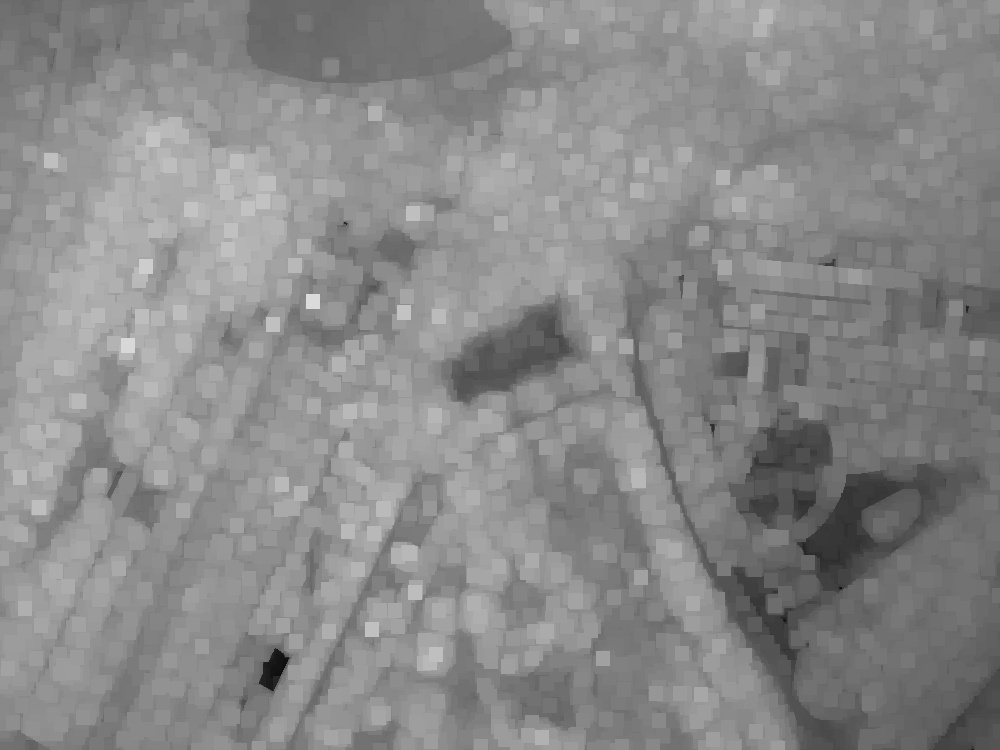
//> input picture trans.jpg, 1000 x 750 px
$ ./main   (built with g++ and OpenCV 4)
//> lines starting //> are read from the running program, lines starting //| are printed output that depends on the picture
#include "iostream"
#include "opencv2/opencv.hpp"
#include "opencv2/ximgproc.hpp"

using namespace std;
using namespace cv;

#define CLIP_U8(x)  MIN(MAX(x, 0), 255)
#define R  21
#define EPS 0.001f
#define S  8

void add(float *src1, float *src2, float *dst, int width, int height);
void subtract(float *src1, float *src2, float *dst, int width, int height);
void multiply(float *src1, float *src2, float *dst, int width, int height);
void divide(float *src1, float *src2, float *dst, int width, int height);
void resize_(float *src, float *dst, int h_s, int w_s, int h_d, int w_d);
void box_filter(float* src, float *dst, int height, int width, int size);


int main()
{
    Mat P = imread("../trans.jpg", IMREAD_GRAYSCALE);
//> P is the input picture: 750 rows x 1000 cols, CV_8UC1; min 3, max 223, mean 137.2
    Mat I = imread("../gray.jpg", IMREAD_GRAYSCALE);
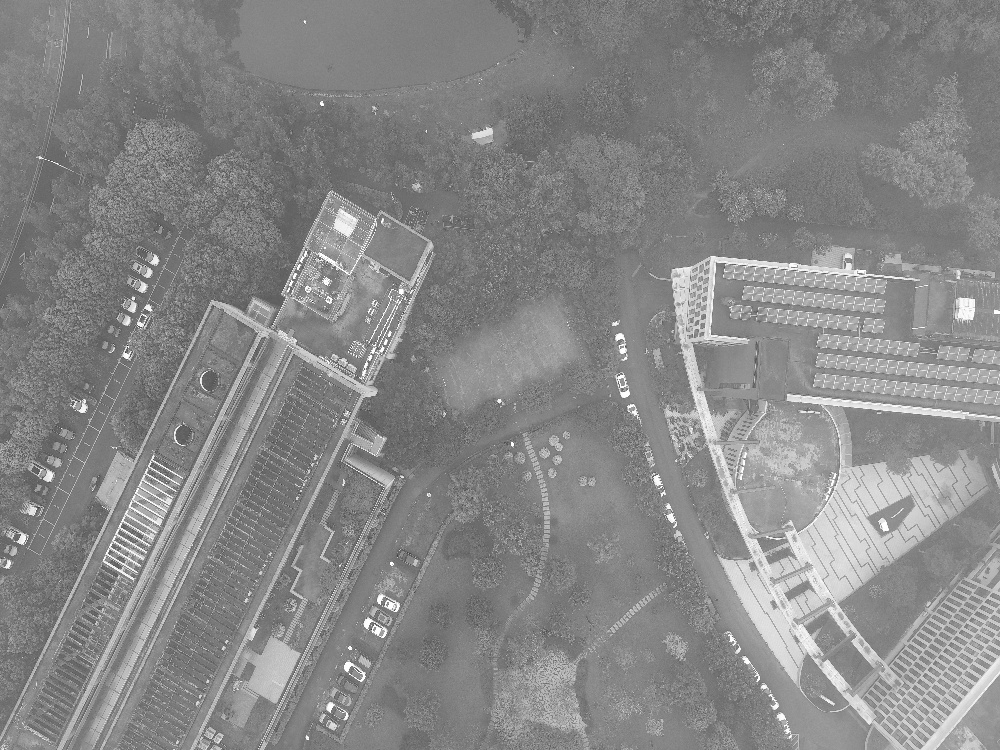
//> input picture gray.jpg, 1000 x 750 px
//> I is the input picture: 750 rows x 1000 cols, CV_8UC1; min 31, max 255, mean 135.5
    int height = I.rows;
//> height = 750
    int width = I.cols;
//> width = 1000

#if 1
    Mat d;
    ximgproc::guidedFilter(I, P, d, R, EPS);
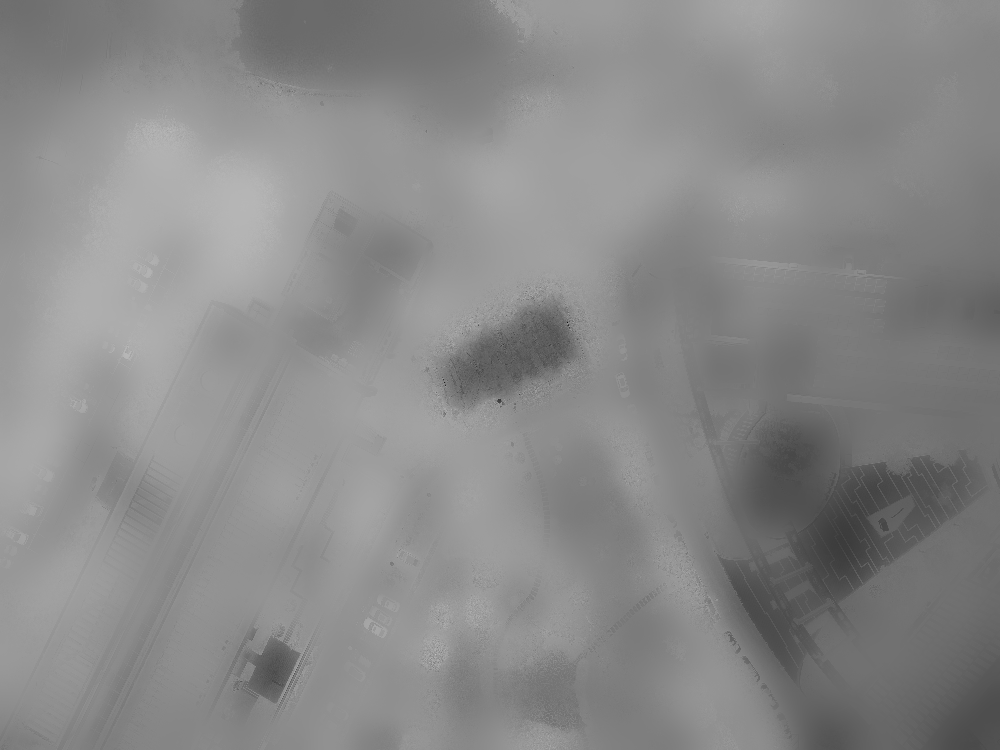
//> d: 750 rows x 1000 cols, CV_8UC1; min 16, max 193, mean 137.2
    imwrite("../1.jpg", d);

    Mat t;
    resize(I, t, Size(), 1.0 / S, 1.0 / S);
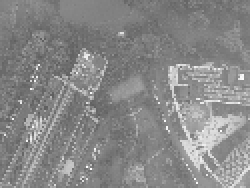
//> t: 94 rows x 125 cols, CV_8UC1 (shown 2 times larger); min 94, max 254, mean 135.7
    Mat tt;
    resize(t, tt, Size(width, height));
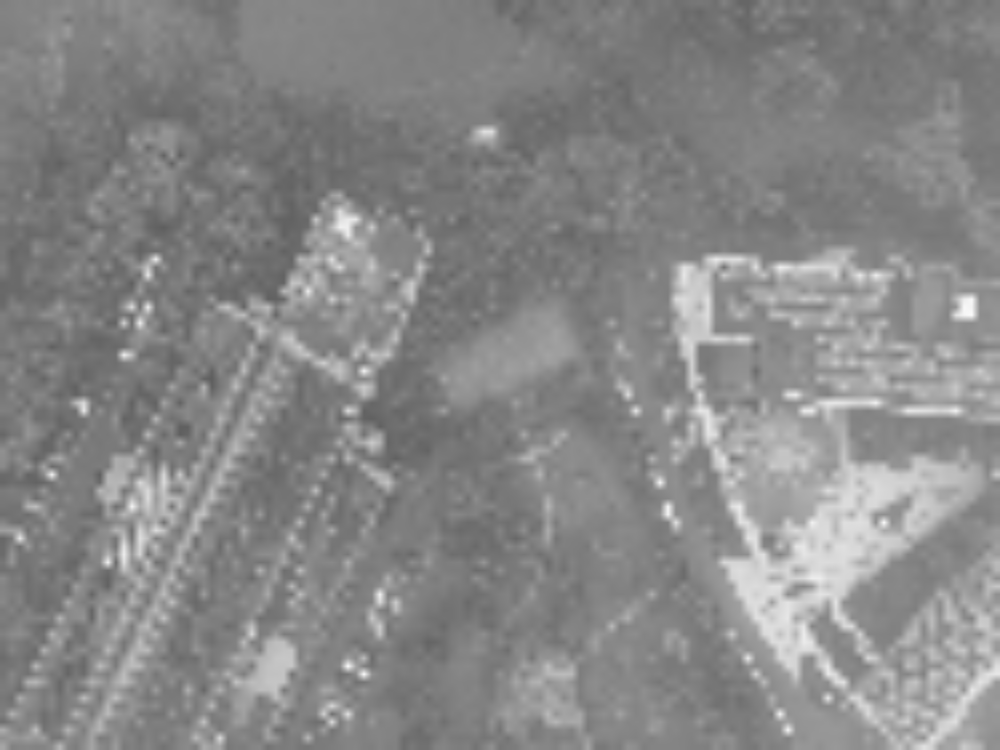
//> tt: 750 rows x 1000 cols, CV_8UC1; min 94, max 250, mean 135.6
    imwrite("../re.jpg", tt);
#endif

    // fast guide filter
    I.convertTo(I, CV_32F, 1.0 / 255.0);
//> I: 750 rows x 1000 cols, CV_32FC1
    P.convertTo(P, CV_32F, 1.0 / 255.0);
//> P: 750 rows x 1000 cols, CV_32FC1

    float* _I = (float*) malloc(height * width * sizeof(float));
    float* _P = (float*) malloc(height * width * sizeof(float));

    for(int i = 0; i < height; i++)
    {
        for(int j = 0; j < width; j++)
        {
            _I[i * width + j] = I.at<float>(i, j);
            _P[i * width + j] = P.at<float>(i, j);
        }
    }

    int h_lr = height / S;
//> h_lr = 93
    int w_lr = width / S;
//> w_lr = 125

    float *I_ = (float*) malloc(sizeof(float) * h_lr * w_lr);
    float *P_ = (float*) malloc(h_lr * w_lr * sizeof(float));

    resize_(_I, I_, height, width, h_lr, w_lr);
    resize_(_P, P_, height, width, h_lr, w_lr);

    int r_lr = 2 * (R / S) + 1;

    float* M_I = (float*) malloc(h_lr * w_lr * sizeof(float));
    box_filter(I_, M_I, h_lr, w_lr, r_lr);

    float* M_P = (float*) malloc(h_lr * w_lr * sizeof(float));
    box_filter(P_, M_P, h_lr, w_lr, r_lr);

    float* II = (float*) malloc(h_lr * w_lr * sizeof(float));
    multiply(I_, I_, II, w_lr, h_lr);

    float* C_I = (float*) malloc(h_lr * w_lr * sizeof(float));
    box_filter(II, C_I, h_lr, w_lr, r_lr);

    float* IP = (float*) malloc(h_lr * w_lr * sizeof(float));
    multiply(I_, P_, IP, w_lr, h_lr);
    float* C_IP = (float*) malloc(h_lr * w_lr * sizeof(float));
    box_filter(IP, C_IP, h_lr, w_lr, r_lr);

    float* M_II = (float*) malloc(h_lr * w_lr * sizeof(float));
    multiply(M_I, M_I, M_II, w_lr, h_lr);
    float *V_I = (float*) malloc(h_lr * w_lr * sizeof(float));
    subtract(C_I, M_II, V_I, w_lr, h_lr);

    float *M_IP = (float*) malloc(h_lr * w_lr * sizeof(float));
    multiply(M_I, M_P, M_IP, w_lr, h_lr);
    float *COV_IP = (float*) malloc(h_lr * w_lr * sizeof(float));
    subtract(C_IP, M_IP, COV_IP, w_lr, h_lr);

    float* a = (float*) malloc(h_lr * w_lr * sizeof(float));
    divide(COV_IP, V_I, a, w_lr, h_lr);

    float* b = (float*) malloc(h_lr * w_lr * sizeof(float));
    multiply(a, M_I, M_I, w_lr, h_lr);
    subtract(M_P, M_I, b, w_lr, h_lr);

    float* a_mean = (float*) malloc(h_lr * w_lr * sizeof(float));
    box_filter(a, a_mean, h_lr, w_lr, r_lr);

    float* b_mean = (float*) malloc(h_lr * w_lr * sizeof(float));
    box_filter(b, b_mean, h_lr, w_lr, r_lr);

    float *a_up = (float *) malloc(height * width * sizeof(float));
    resize_(a_mean, a_up, h_lr, w_lr, height, width);

    float *b_up = (float *) malloc(height * width * sizeof(float));
    resize_(b_mean, b_up, h_lr, w_lr, height, width);

    float * dst = (float *) malloc(height * width * sizeof(float));
    multiply(a_up, _I, dst, width, height);

    float * dst1 = (float *) malloc(height * width * sizeof(float));
    add(dst, b_up, dst1, width, height);

    Mat res = Mat::zeros(height, width, CV_8UC1);
    for(int i = 0; i < height; i++)
    {
        for(int j = 0; j < width; j++)
        {
            res.at<uchar>(i, j) = (uchar)CLIP_U8(dst1[i * width + j] * 255);
        }
    }

    imwrite("../result.jpg", res);

    return 0;
}

void add(float *src1, float *src2, float *dst, int width, int height)
{
    float *ps1 = src1;
    float *ps2 = src2;
    float *pd = dst;

    for(int i = 0; i < width * height; i++)
    {
        *pd++ = (*ps1) + (*ps2);
        ps1++;
        ps2++;
    }
}

void subtract(float *src1, float *src2, float *dst, int width, int height)
{
    float *ps1 = src1;
    float *ps2 = src2;
    float *pd = dst;

    for(int i = 0; i < width * height; i++)
    {
        *pd++ = (*ps1) - (*ps2);
        ps1++;
        ps2++;
    }

}

void multiply(float *src1, float *src2, float *dst, int width, int height)
{
    float *ps1 = src1;
    float *ps2 = src2;
    float *pd = dst;

    for(int i = 0; i < width * height; i++)
    {
        *pd++ = (*ps1) * (*ps2);
        ps1++;
        ps2++;
    }

}

void divide(float *src1, float *src2, float *dst, int width, int height)
{
    float *ps1 = src1;
    float *ps2 = src2;
    float *pd = dst;

    for(int i = 0; i < width * height; i++)
    {
        *pd = (*ps1) / (*ps2 + EPS);
        pd++;
        ps1++;
        ps2++;
    }
}

void resize_(float *src, float *dst, int h_s, int w_s, int h_d, int w_d)
{
    float scale_h = (float)h_d / (float)h_s;
    float scale_w = (float)w_d / (float)w_s;

    float *ps = src;
    float *pd = dst;

    for(int i = 0; i < h_d; i++)
    {
        for(int j = 0; j < w_d; j++)
        {
            float x = (float)(i + 0.5f) / scale_h - 0.5f;
            float y = (float)(j + 0.5f) / scale_w - 0.5f;

            int x_left = int(x);
            int y_left = int(y);
            int x_right = MIN(x_left + 1, h_s - 1) ;
            int y_right = MIN(y_left + 1, w_s - 1) ;

            if(x_right == x_left){
                x_left--;
            }
            if(y_right == y_left){
                y_left--;
            }

            float y1 = (ps[x_right * w_s + y_right] - ps[x_left * w_s + y_right]) * (x - x_left) / (x_right - x_left) + ps[x_left * w_s + y_right];
            float y2 = (ps[x_right * w_s + y_left] - ps[x_left * w_s + y_left]) * (x - x_left) / (x_right - x_left) + ps[x_left * w_s + y_left];

            float y3 = (y1 - y2) * (y - y_left) / (y_right - y_left) + y2;

            pd[i * w_d + j] = y3;
        }
    }
}

void box_filter(float* src, float *dst, int height, int width, int size)
{
    int kCenter = size / 2;

    float *tmp = (float *) calloc(height * width, sizeof(float));
    float *ps = src;

    // horizon
    for(int i = 0; i < height; i++){
        float * in = (float *)malloc((width + size) * sizeof(float));
        memcpy(in, ps + i * width, kCenter * sizeof(float));
        memcpy(in + kCenter, ps + i * width, width * sizeof(float));
        memcpy(in + (kCenter + width), in + width, kCenter * sizeof(float));

        for (int j = kCenter; j < width + kCenter; j++) {
            float sum = 0;
            for (int k = j - kCenter; k < j + kCenter + 1; k++) {
                sum += in[k];
            }
            tmp[i * width + (j - kCenter)] = sum / size;
        }

        free(in);
    }

    // vertical
    float* in = (float *) malloc(width * (height * size) * sizeof(float));
    memcpy(in, tmp, kCenter * width * sizeof(float));
    memcpy(in + kCenter * width, tmp, height * width * sizeof(float));
    memcpy(in + (kCenter + height) * width, in + height * width, kCenter * width * sizeof(float));

    float *pd = dst;
    for (int i = 0; i < width; i++) {
        for (int j = kCenter; j < height + kCenter; j++) {
            float sum = 0;
            for (int k = j - kCenter; k < j + kCenter + 1; k++) {
                sum += in[k * width + i];
            }
            pd[(j - kCenter) * width + i] = sum / size;

        }
    }

    free(in);
    free(tmp);
}
